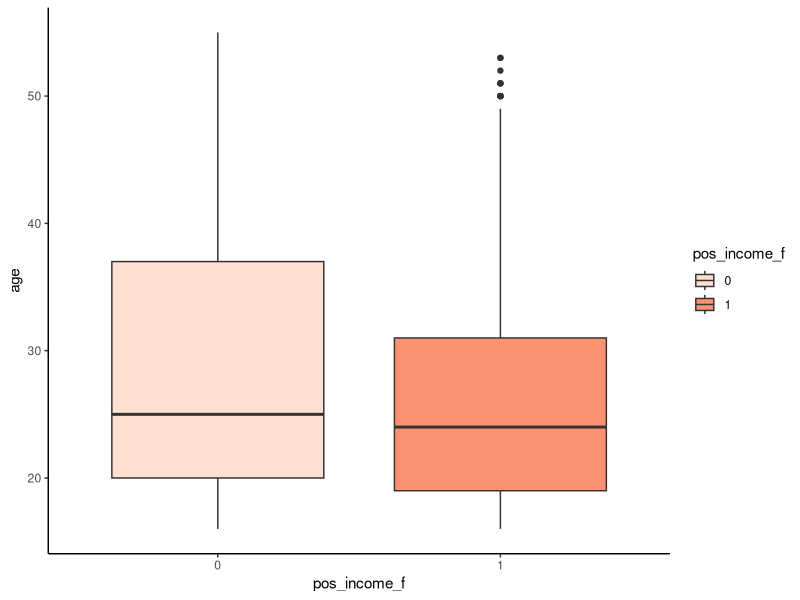
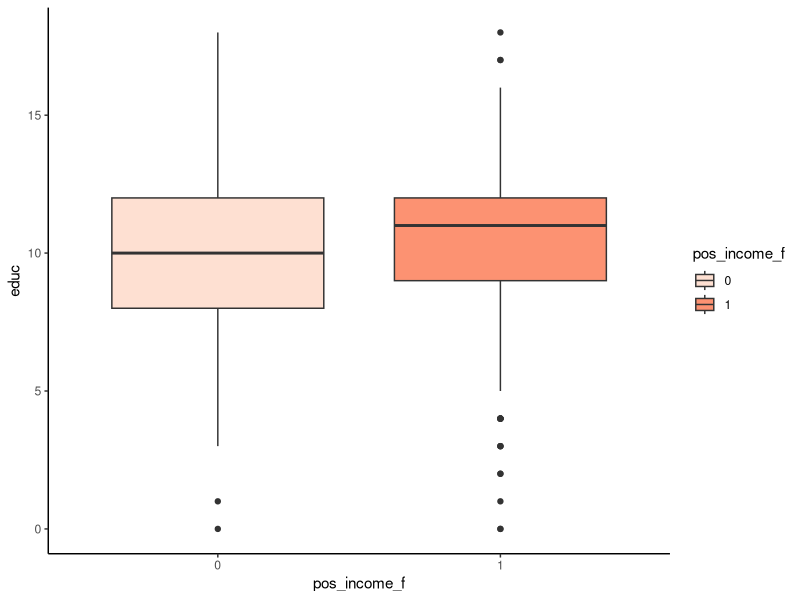
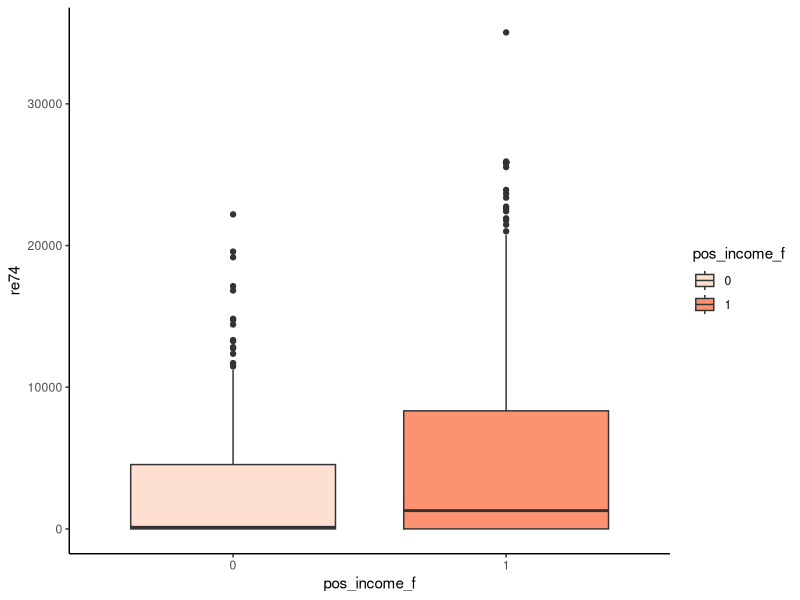
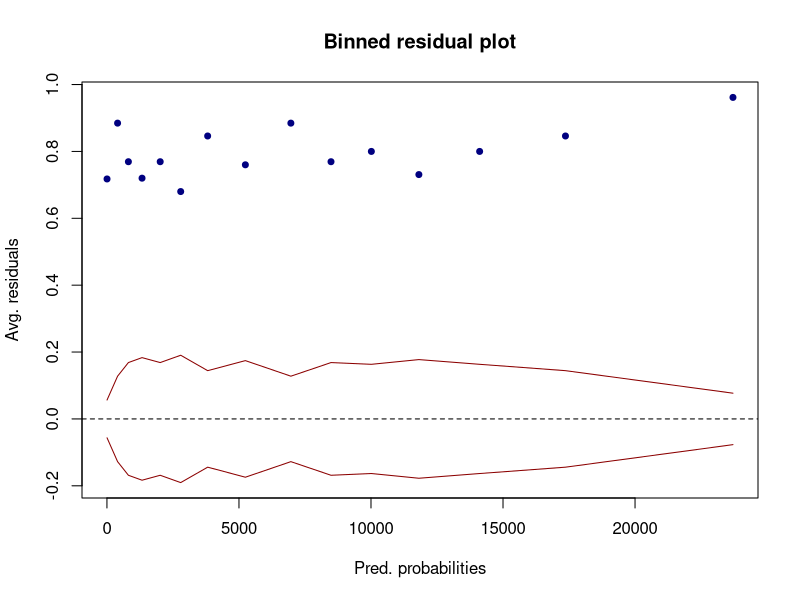
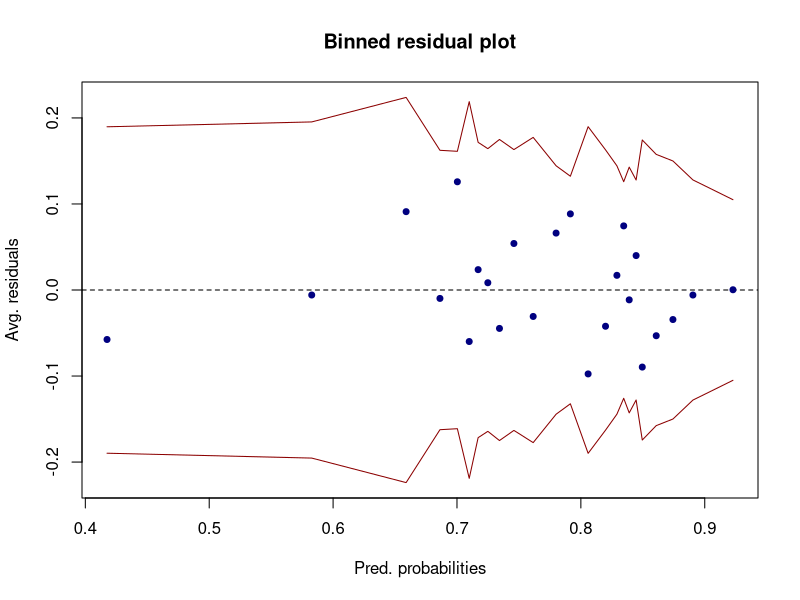
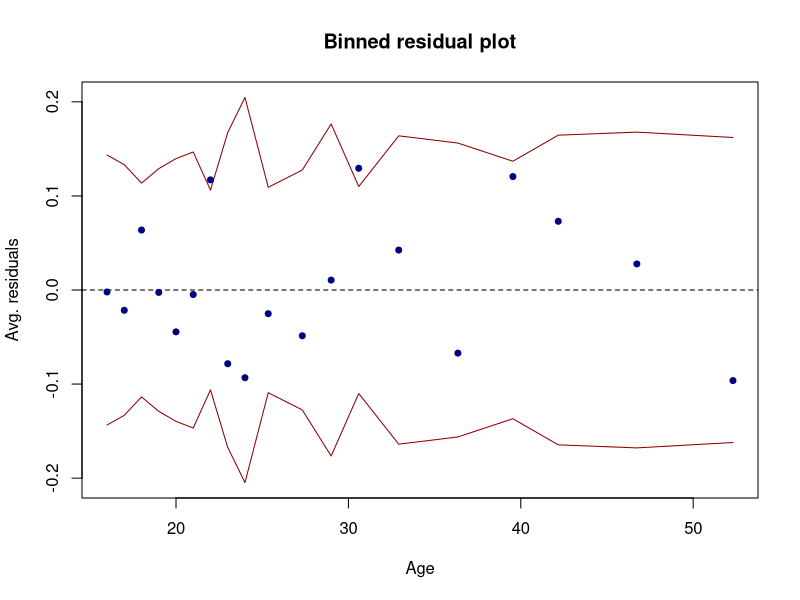
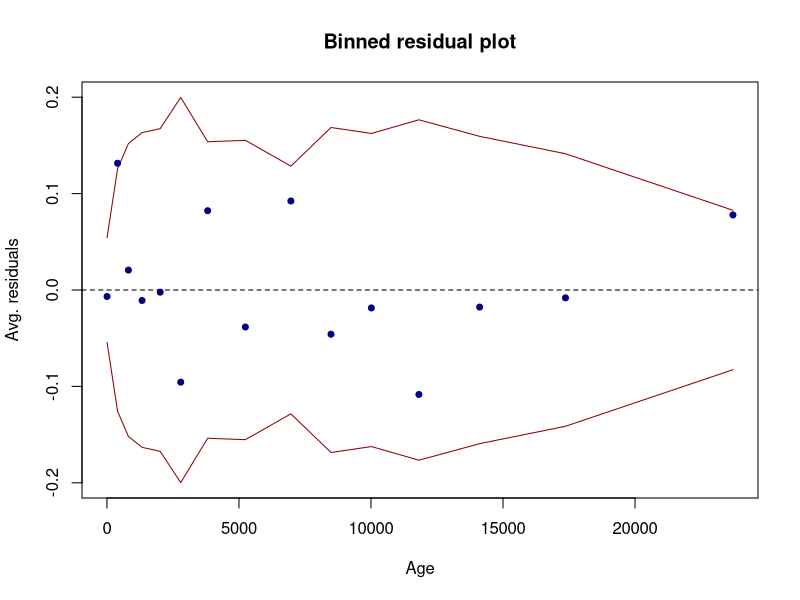
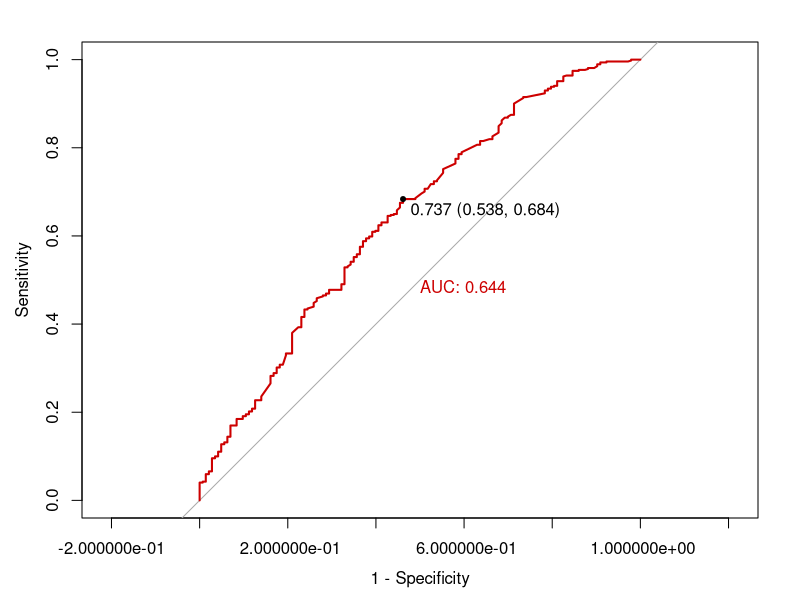

These charts were generated, in order, by the following R code:
rm(list = ls())

library(arm)
library(rms)
library(pROC)
library(e1071)
library(caret)
library(ggplot2)
library(plyr)
require(gridExtra)


##########################################################################
############################ 0. Loading the data #########################
##########################################################################


data <- read.csv("lalondedata.txt", sep=',')

head(data)
str(data)
dim(data)
summary(data)

data$X <- NULL
data$treat <- as.factor(data$treat)
data$black <- as.factor(data$black)
data$hispan <- as.factor(data$hispan)
data$married <- as.factor(data$married)
data$nodegree <- as.factor(data$nodegree)
data$pos_income <- as.integer(data$re78 > 0)
data$pos_income_f <- as.factor(data$pos_income)


##########################################################################
############################### 1. EDA ###################################
##########################################################################


cond_prob <- function (df, col1, col2) {
  round(apply(table(df[, c(col1, col2)])/sum(table(df[, c(col1, col2)])),
              2,function(x) x/sum(x)), 2)
}


cond_prob(data, "pos_income_f",  "treat")
chisq.test(table(data[,c("pos_income_f", "treat")]))

cond_prob(data, "pos_income_f",  "black")
chisq.test(table(data[,c("pos_income_f", "black")]))  # **

cond_prob(data, "pos_income_f",  "hispan")
chisq.test(table(data[,c("pos_income_f", "hispan")]))

cond_prob(data, "pos_income_f",  "married")
chisq.test(table(data[,c("pos_income_f", "married")]))

cond_prob(data, "pos_income_f",  "nodegree")
chisq.test(table(data[,c("pos_income_f", "nodegree")]))


ggplot(data,aes(x=pos_income_f, y=age, fill=pos_income_f)) +
  geom_boxplot() +
  scale_fill_brewer(palette="Reds") + 
  theme_classic()

ggplot(data,aes(x=pos_income_f, y=educ, fill=pos_income_f)) +  # **
  geom_boxplot() +
  scale_fill_brewer(palette="Reds") + 
  theme_classic()

ggplot(data,aes(x=pos_income_f, y=re74, fill=pos_income_f)) +  # **
  geom_boxplot() +
  scale_fill_brewer(palette="Reds") + 
  theme_classic()

binnedplot(x=data$re74, y=data$pos_income,
           xlab="Pred. probabilities",
           col.int="red4", ylab="Avg. residuals",
           main="Binned residual plot", col.pts="navy")


# Interactions
cond_prob(data[data$black == 1,], "pos_income_f",  "treat")    # **  
cond_prob(data[data$black == 0,], "pos_income_f",  "treat")
table(data[, c("treat", "black")])


cond_prob(data[data$hispan == 1,], "pos_income_f",  "treat")   
cond_prob(data[data$hispan == 0,], "pos_income_f",  "treat")

data$sum_r <- (as.integer(data$black) - 1) + (as.integer(data$hispan) - 1)
table(data$sum_r)

cond_prob(data[data$married == 1,], "pos_income_f",  "treat")  # ** 
cond_prob(data[data$married == 0,], "pos_income_f",  "treat")

cond_prob(data[data$nodegree == 1,], "pos_income_f",  "treat")   
cond_prob(data[data$nodegree == 0,], "pos_income_f",  "treat")


##########################################################################
############################### 2. Model Selection #######################
##########################################################################


null_model <- glm(pos_income_f ~ treat, data = data, family=binomial)
full_model <- glm(pos_income_f ~ treat + black + hispan + 
                    age + educ + married + re74 + nodegree,
                  data=data, family=binomial)
step_model <- step(null_model, scope = list(lower=null_model, upper=full_model),
                   direction='both', trace=0)
summary(step_model)

# Added interaction
black_int <- glm(pos_income_f ~ treat + black + 
                   age + re74 + treat * black,
                 data=data, family=binomial)
anova(step_model, black_int, test="Chisq")

married_int <- glm(pos_income_f ~ treat + black + 
      age + re74 + treat * married,
    data=data, family=binomial)
anova(step_model, married_int, test="Chisq")

hisp_int <- glm(pos_income_f ~ treat + black + age + re74 + treat * hispan,
                data=data, family=binomial)
anova(step_model, hisp_int, test="Chisq")

without_treat <- glm(pos_income_f ~ black + 
                       age + re74,
                     data=data, family=binomial)
anova(step_model, without_treat, test="Chisq")

age_int <- glm(pos_income_f ~ treat + black + 
                       age + re74 + treat * age,
                     data=data, family=binomial)
anova(step_model, age_int, test="Chisq")

##########################################################################
############################### 3.Model assessment #######################
##########################################################################


rawresid1 <- residuals(age_int, "resp")
binnedplot(x=fitted(age_int),y=rawresid1,
           xlab="Pred. probabilities",
           col.int="red4", ylab="Avg. residuals",
           main="Binned residual plot", col.pts="navy")

binnedplot(x=data$age,y=rawresid1,
           xlab="Age",
           col.int="red4", ylab="Avg. residuals",
           main="Binned residual plot", col.pts="navy")

binnedplot(x=data$re74,y=rawresid1,
           xlab="Age",
           col.int="red4", ylab="Avg. residuals",
           main="Binned residual plot", col.pts="navy")

##########################################################################
############################### 4. Inference #############################
##########################################################################


age_int_matrix <- confusionMatrix(as.factor(ifelse(fitted(age_int) >= 0.5, "1", "0")),
                                     data$pos_income_f, positive = "1")
age_int_matrix$overall["Accuracy"]
sum(as.integer(data$pos_income)) / nrow(data) # baseline
age_int_matrix$byClass[c("Sensitivity","Specificity")]

roc(data$pos_income_f, fitted(age_int),
    plot=T, print.thres="best", legacy.axes=T,
    print.auc =T, col="red3")

age_int_matrix <- confusionMatrix(as.factor(ifelse(fitted(age_int) >= 0.737, "1", "0")),
                                     data$pos_income_f, positive = "1")
age_int_matrix$overall["Accuracy"]
age_int_matrix$byClass[c("Sensitivity","Specificity")]

summary(age_int)
confint(age_int)
exp(confint(age_int))
exp(age_int$coefficients)


##########################################################################
############################### 5. Extra #################################
##########################################################################


treat <- rep(1, 120)
black <- rep(1, 120)
age <- 1:60
re74 <- mean(data$re74)
new_data <- data.frame(treat, black, age, re74)
new_data[60:120, 1] <- 0
new_data$black <- as.factor(new_data$black)
new_data$treat <- as.factor(new_data$treat)

new_data$prediction <- predict(age_int, new_data, "response")

ggplot(new_data, aes(x = age, y = prediction)) + 
  geom_point(aes(color = treat, linetype = treat)) + 
  scale_color_manual(values = c("darkred", "steelblue")) + theme_classic()
